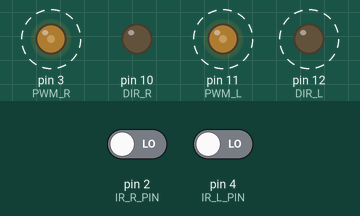
This sketch was run on a simulated Arduino Uno, built with avr-gcc and run on an emulated ATmega328P. On the bench: output pins drawn as LEDs (lit = HIGH). Dashed ring = blinking. The test bench sets the inputs (shaded band); at power-on: pin 2 (IR_R_PIN) LOW, pin 4 (IR_L_PIN) LOW.

Above: at 1.6 s.
2.3 s: pin 2 (IR_R_PIN) driven HIGH
At 3.23 s:
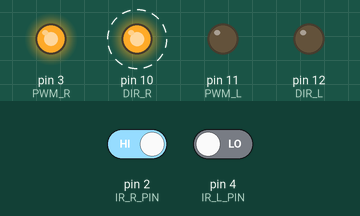
5.7 s: pin 4 (IR_L_PIN) driven HIGH
At 6.6 s:
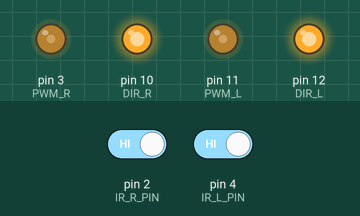
7.3 s: pin 2 (IR_R_PIN) driven LOW
At 7.72 s:
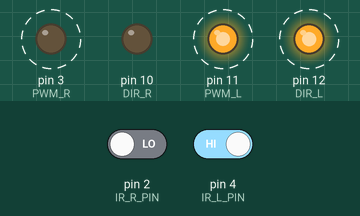
10.7 s: pin 4 (IR_L_PIN) driven LOW
Timing chart, 0 to 15.1 s (numbered marks = the images above; inputs shaded):
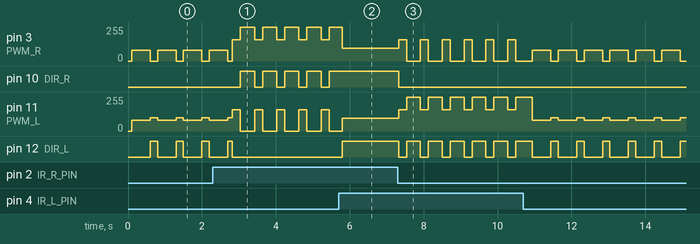

Measured:
- after the input at 2.3 s, pin 10 (DIR_R): alternates HIGH for 0.39 s and LOW for 0.22 s, starting after 0.74 s
- after the input at 5.7 s, pin 10 (DIR_R): stops changing and stays HIGH; pin 12 (DIR_L): LOW → HIGH after 0.10 s
- after the input at 7.3 s, pin 3 (PWM_R): alternates 160/255 for 0.22 s and 0/255 for 0.38 s, starting at once; pin 10 (DIR_R): HIGH → LOW at once; pin 11 (PWM_L): alternates 253/255 for 0.38 s and 160/255 for 0.22 s, starting at once; pin 12 (DIR_L): alternates HIGH for 0.38 s and LOW for 0.22 s, starting at once
- by itself, pin 3 (PWM_R): repeats every 0.60 s: 160/255 0.22 s, 253/255 0.39 s
- by itself, pin 11 (PWM_L): repeats every 0.60 s: 160/255 0.22 s, 0/255 0.39 s

The sketch:

automatic_drive.ino
```cpp
// 35.5


#define front 4
#define back 2
#define fronttrig 5
#define frontecho 6
#define backtrig 8
#define backecho 7
#define IR_R_PIN 2
#define IR_L_PIN 4


// 방향
#define DIR_R 10
#define DIR_L 12
// 속도
#define PWM_R 3
#define PWM_L 11

int value_L, value_R;
int n = 0;

float length, b_distance, f_distance;

void setup() {
  Serial.begin(9600);

  // IR 센서
  pinMode(IR_R_PIN, INPUT);
  pinMode(IR_L_PIN, INPUT);

  // 모터
  pinMode(DIR_R, OUTPUT);
  pinMode(DIR_L, OUTPUT);

  pinMode(PWM_R, OUTPUT);
  pinMode(PWM_L, OUTPUT);

  pinMode(3, OUTPUT);
  pinMode(10, OUTPUT);
  pinMode(11, OUTPUT);
  pinMode(12, OUTPUT);

  // 초음파 센서
  pinMode (fronttrig, OUTPUT);
  pinMode (frontecho, INPUT);
  pinMode (backtrig, OUTPUT);
  pinMode (backecho, INPUT);
}

void loop() {
  value_L = digitalRead(IR_R_PIN);
  value_R = digitalRead(IR_L_PIN);

  if (value_R == 1 && value_L == 1) {
    Forward(95);
    // 왼쪽 반응
  } else if (value_L == 1 && value_R == 0) {
    delay(25);
    Backward(160);
    delay(215);
    Turn_Left(253);
    delay(360);
    // 오른쪽 반응
  } else if ( value_L == 0 && value_R == 1){
    delay(25);
    Backward(160);
    delay(215);
    Turn_Right(253);
    delay(350);
    // 오른쪽 반응
  } else if ( value_L == 0 && value_R == 0){
   delay(100);
   Backward(80);
   delay(500);
   Turn_Right(100);
   delay(100);
  }
}

void Forward(int val) {
  digitalWrite(DIR_R, HIGH);
  digitalWrite(DIR_L, HIGH);
  analogWrite(PWM_R, val);
  analogWrite(PWM_L, val);
}

void Backward(int val) {
  digitalWrite(DIR_R, LOW);
  digitalWrite(DIR_L, LOW);
  analogWrite(PWM_R, val);
  analogWrite(PWM_L, val);
}

void Stop() {
  analogWrite(PWM_R, 0);
  analogWrite(PWM_L, 0);
}

void Turn_Right(int val) {
  digitalWrite(DIR_R, LOW);
  digitalWrite(DIR_L, HIGH);
  analogWrite(PWM_R, 0);
  analogWrite(PWM_L, val);
}

void Turn_Left(int val) {
  digitalWrite(DIR_R, HIGH);
  digitalWrite(DIR_L, LOW);
  analogWrite(PWM_R, val);
  analogWrite(PWM_L, 0);
}

//
//void f_ultrasound() {
//  digitalWrite(backtrig, HIGH);
//  delay(1);
//  digitalWrite(fronttrig, HIGH);
//  delay(10);
//  digitalWrite(fronttrig, LOW);
//  length = pulseIn(frontecho, HIGH);
//  f_distance = ((float)(340 * length) / 10000) / 2;
//  Serial.print("front");
//  Serial.print(f_distance);
//  Serial.println("cm");
//}
//
//void b_ultrasound() {
//  digitalWrite(backtrig, LOW);
//  delay(1);
//  digitalWrite(backtrig, HIGH);
//  delay(10);
//  digitalWrite(backtrig, LOW);
//  length = pulseIn(backecho, HIGH);
//  b_distance = ((float)(340 * length) / 10000) / 2;
//  Serial.print("back");
//  Serial.print(b_distance);
//  Serial.println("cm");
//
//  if (b_distance < 20.0) {
//    digitalWrite(LED_BUILTIN, HIGH);
//  }
//}
```
